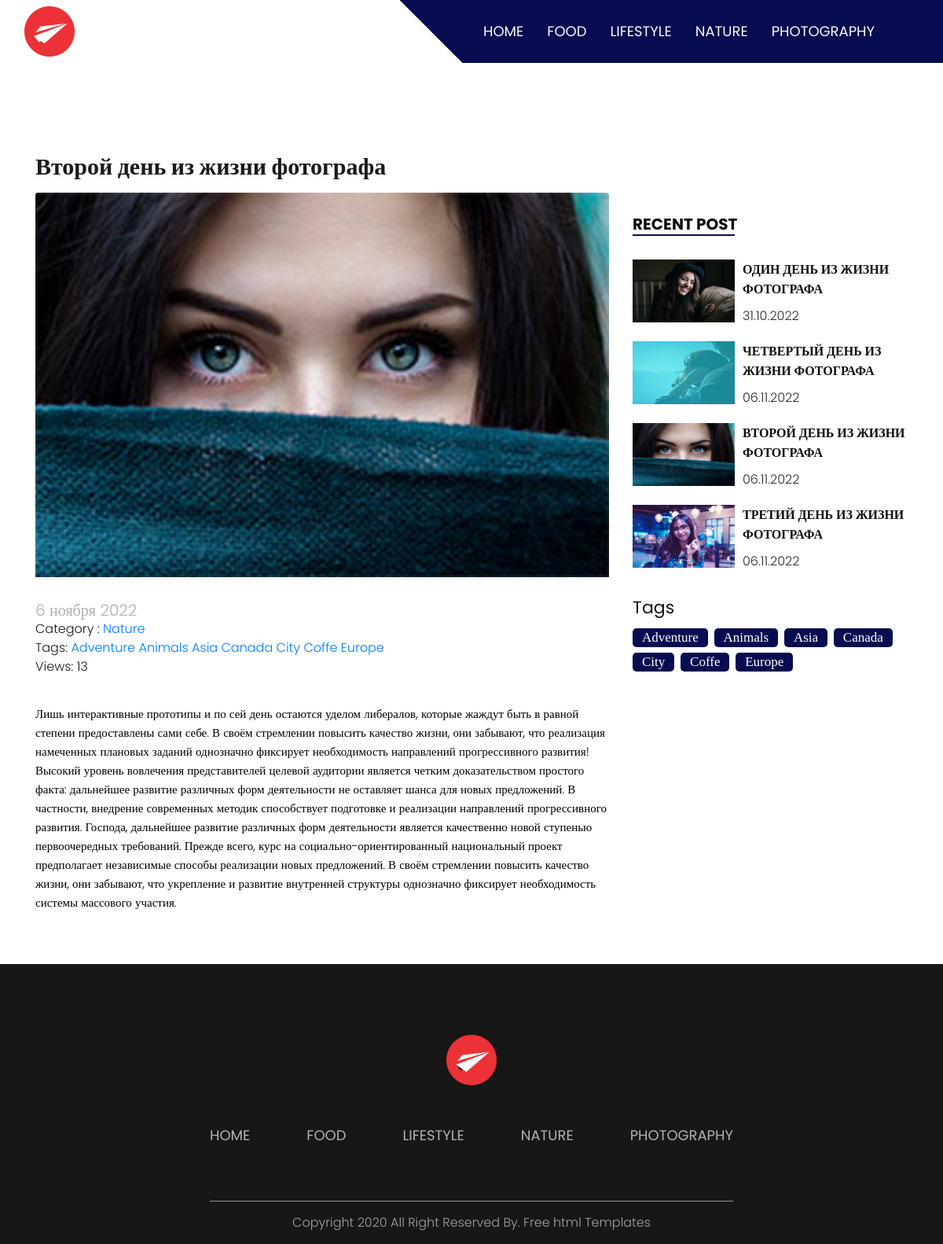
Page /post/vtoroj-den-iz-zhizni-fotografa on the committed database.
### blog/models.py (models this page shows, shortened)
class Category(models.Model):
    title = models.CharField(max_length=255)
    slug = models.SlugField(max_length=255, verbose_name='Url', unique=True)
    def __str__(self):
        return self.title
    def get_absolute_url(self):
        return reverse('category', kwargs={"slug": self.slug})
    class Meta:
        verbose_name = 'Категория(ю)'
        verbose_name_plural = 'Категории'
        ordering = ['title']

class Post(models.Model):
    title = models.CharField(max_length=255)
    slug = models.SlugField(max_length=255, verbose_name='Url', unique=True)
    content = models.TextField(blank=True)
    created_at = models.DateTimeField(auto_now_add=True, verbose_name='Опубликовано')
    photo = models.ImageField(upload_to='photos/%Y/%m/%d/', blank=True)
    views = models.IntegerField(default=0, verbose_name='Кол-во просмотров')
    category = models.ForeignKey(Category, on_delete=models.PROTECT, related_name='posts')
    tags = models.ManyToManyField(Tag, blank=True, related_name='posts')
    def get_absolute_url(self):
        return reverse('post', kwargs={"slug": self.slug})
    class Meta:
        verbose_name = 'Статья(ю)'
        verbose_name_plural = 'Статьи'
        ordering = ['-created_at']

class Tag(models.Model):
    title = models.CharField(max_length=50)
    slug = models.SlugField(max_length=50, verbose_name='Url', unique=True)
    def get_absolute_url(self):
        return reverse('tag', kwargs={"slug": self.slug})
    class Meta:
        verbose_name = 'Тег'
        verbose_name_plural = 'Теги'
        ordering = ['title']

### blog/views.py (the view)
# urls.py: path('post/<str:slug>', GetPost.as_view(), name='post'),
class GetPost(DetailView):
    model = Post
    template_name = 'blog/single.html'
    context_object_name = 'post'
    def get_context_data(self, *, object_list=None, **kwargs):
        context = super().get_context_data(**kwargs)
        self.object.views = F('views') + 1
        self.object.save()
        self.object.refresh_from_db()
        return context

### blog/templatetags/menu.py (called while the page is built)
@register.inclusion_tag('blog/menu_tpl.html')
def show_menu():
    categories = Category.objects.all()
    return {'categories': categories}

### blog/templatetags/sidebar.py (called while the page is built)
@register.inclusion_tag('blog/popular_posts_tpl.html')
def get_popular(cnt=3):
    posts = Post.objects.order_by('-views')[:cnt]
    return {"posts": posts}

@register.inclusion_tag('blog/tags_tpl.html')
def get_tags():
    tags = Tag.objects.all()
    return {"tags": tags}

### blog/templates/blog/single.html (shortened to what this page needs)
{% extends 'base.html' %}
{% load static %}
{% load sidebar %}
{% block content %}
      <div class="about_section layout_padding">
         <div class="container">
            <div class="row">
               <div class="col-lg-8 col-sm-12">
                  <div class="about_img">
                     <h1 class="most_text big">{{ post.title }}</h1>
                     <div class="about_img">
                     {% if post.photo %}
                     <img class="card-img-top margin_bottom_30" src="{{ post.photo.url }}" alt="{{ post.title }}">
                     {% else %}
                     <img src="https://picsum.photos/id/1060/350/188/?blur=2" alt="{{ post.title }}">
                     {% endif %}
                  </div>
                  <br>
                  <br>
                  <p class="post_text">{{ post.created_at|date:"j E Y" }}</p>
                  <p class="lorem_text">Category : <a href="{{ post.category.get_absolute_url }}">{{ post.category }}</a></p>
                     <br>
                     {% if post.tags.exists %}
                     <p class="lorem_text">Tags:
                     {% for tag in post.tags.all %}
                        <a href="{{ tag.get_absolute_url }}">{{ tag.title }}</a>
                     {% endfor %}
                     </p>
                     {% endif %}
                     <br>
                     <p class="lorem_text">Views: {{ post.views }}</p>
                     <br>
                     <br>
                     <p class="most_text">{{ post.content|safe }}</p>
                  </div>
               </div>
               <div class="col-lg-4 col-sm-12 margin_top_70">
                  <div class="newsletter_main">
                     {% get_popular 5 %}
                  </div>
                  <div class="newsletter_main">
                     {% get_tags %}
                  </div>
               </div>
            </div>
         </div>
      </div>
   {% endblock %}

### blog/templates/blog/menu_tpl.html
<li class="nav-item">
    <a class="nav-link" href="{% url 'home' %}">Home</a>
</li>
{% for item in categories %}
<li class="nav-item">
    <a class="nav-link" href="{{ item.get_absolute_url }}">{{ item.title }}</a>
</li>
{% endfor %}

### blog/templates/blog/popular_posts_tpl.html
 <h2 class="recent_taital">Recent post</h2>
    {% for post in posts %}
    <div class="recent_box">
       <a href="{{ post.get_absolute_url }}">
          <div class="recent_left">
             <div class="image_6">
                 {% if post.photo %}
               <img src="{{ post.photo.url }}" width="130px" height="80px" alt="{{ post.title }}">
                {% else %}
                 <img src="https://picsum.photos/id/1060/130/80/?blur=2" width="130px" height="80px" alt="{{ post.title }}">
                 {% endif %}
             </div>
          </div>
          <div class="recent_right">
             <h3 class="consectetur_text">{{ post.title }}</h3>
             <p class="dolor_text">{{ post.created_at|date:"d.m.Y" }}</p>
          </div>
       </a>
    </div>
    {% endfor %}

### blog/templates/blog/tags_tpl.html
<div class="tags">
   <h2 class="sidebar-title">Tags</h2>
    {% for tag in tags %}
   <p><a href="{{ tag.get_absolute_url }}">{{ tag.title }}</a></p>
    {% endfor %}
</div>

### siteblog/static/css/style.css (style rules this page uses)
* { box-sizing: border-box !important; transition: ease all 0.5s; }
html { scroll-behavior: smooth; }
body { color: #666666; font-size: 14px; font-family: Poppins; line-height: 1.80857; font-weight: normal; overflow-x: hidden; }
a { text-decoration: none !important; outline: none !important; -webkit-transition: all .3s ease-in-out; -moz-transition: all .3s ease-in-out; -ms-transition: all .3s ease-in-out; -o-transition: all .3s ease-in-out; transition: all .3s ease-in-out; }
h1, h2, h3, h4, h5, h6 { letter-spacing: 0; font-weight: normal; position: relative; padding: 0 0 10px 0; font-weight: normal; line-height: normal; color: #111111; margin: 0 }
h1 { font-size: 24px }
h2 { font-size: 22px }
h3 { font-size: 18px }
*, *::after, *::before { -webkit-box-sizing: border-box; -moz-box-sizing: border-box; box-sizing: border-box; }
ul, li, ol { margin: 0px; padding: 0px; list-style: none; }
p { font-weight: 300; font-size: 15px; line-height: 24px; color: black; }
a { text-decoration: none; outline: none !important; }
a, .btn { text-decoration: none !important; outline: none !important; -webkit-transition: all .3s ease-in-out; -moz-transition: all .3s ease-in-out; -ms-transition: all .3s ease-in-out; -o-transition: all .3s ease-in-out; transition: all .3s ease-in-out; }
.layout_padding { padding-top: 90px; padding-bottom: 50px; }
.navbar-expand-lg .navbar-nav .nav-link { padding-right: 15px; padding-left: 15px; font-size: 18px; color: #f8f9fa; text-transform: uppercase; }
.about_section { width: 100%; float: left; padding-top: 90px; }
.about_img { width: 100%; float: left; }
.post_text { width: 100%; float: left; font-size: 20px; color: #afafae; margin: 0px; }
.most_text { width: 100%; float: left; font-size: 18px; color: #1a1a1a; padding-top: 20px; font-weight: bold; }
.lorem_text { width: 100%; float: left; font-size: 16px; color: #1a1a1a; margin: 0px; }
.newsletter_main { width: 100%; float: left; margin-bottom: 30px; }
.recent_taital { width: 100%; float: left; font-size: 20px; font-weight: bold; color: #0e0a0d; text-transform: uppercase; margin-top: 30px; }
.recent_taital::after { content: ''; position: absolute; background-color: #0c1045; width: 130px; height: 2px; left: 0px; right: initial; margin: 0 auto; bottom: 10px; }
.recent_box { width: 100%; float: left; padding-top: 20px; }
.recent_left { width: 40%; float: left; }
.recent_right { width: 60%; float: left; }
.image_6 { width: 90%; float: left; }
.consectetur_text { width: 100%; float: left; font-size: 16px; color: #0e0e0e; text-transform: uppercase; font-weight: 600; }
.dolor_text { width: 100%; float: left; font-size: 16px; color: #2b2b2b; margin: 0px; }
.footer_menu li { float: left; font-size: 18px; color: #b3b3b3; padding: 0px 20px; text-transform: uppercase; }
.footer_menu li a { color: #b3b3b3; }
.margin_top_70 { margin-top: 70px; }
.margin_bottom_30 { margin-bottom: 30px; }
.tags p { background: #080c50 46%; border-radius: 5px; display: inline-block; font-family: Geometria; font-size: 17px; font-weight: 500; margin-right: 4px; padding: 0 12px; margin-bottom: 7px; }
.tags p a { color: #fff; display: inline-block; text-decoration: none; }
.big { font-size: 30px; }

### siteblog/static/css/icomoon.css (style rules this page uses)
body { background: #fff; }

### rows in the picture
Category: title "FOOD"
Category: title "LIFESTYLE"
Category: title "NATURE"
Category: title "PHOTOGRAPHY"
Post: title "Второй день из жизни фотографа", photo (picture), created_at "6 ноября 2022", category "Nature", views "13", content "Лишь интерактивные прототипы и по сей день остаются уделом либералов, которые жаждут быть в равной степени предоставлены сами себе. В своём стремлении повысить качество жизни, они забывают, что реализация намеченных плановых заданий однозначно фиксирует необходимость направлений прогрессивного развития! Высокий уровень вовлечения представителей целевой аудитории является четким доказательством простого факта: дальнейшее развитие различных форм деятельности не оставляет шанса для новых предложений. В частности, внедрение современных методик способствует подготовке и реализации направлений прогрессивного развития. Господа, дальнейшее развитие различных форм деятельности является качественно…", title "ВТОРОЙ ДЕНЬ ИЗ ЖИЗНИ ФОТОГРАФА", created_at "06.11.2022"
Tag: title "Adventure"
Tag: title "Animals"
Tag: title "Asia"
Tag: title "Canada"
Tag: title "City"
Tag: title "Coffe"
Tag: title "Europe"
Post: photo (picture), title "ОДИН ДЕНЬ ИЗ ЖИЗНИ ФОТОГРАФА", created_at "31.10.2022"
Post: photo (picture), title "ЧЕТВЕРТЫЙ ДЕНЬ ИЗ ЖИЗНИ ФОТОГРАФА", created_at "06.11.2022"
Post: photo (picture), title "ТРЕТИЙ ДЕНЬ ИЗ ЖИЗНИ ФОТОГРАФА", created_at "06.11.2022"
